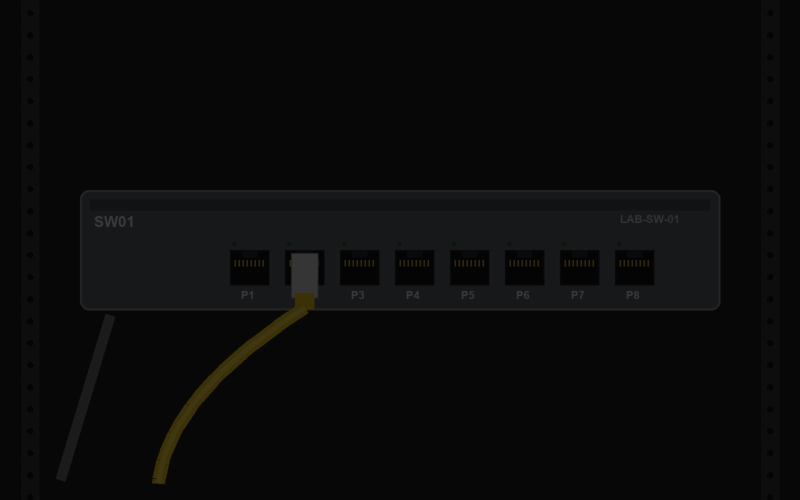
#> input picture fixtures/telecom-lab/eval/images/a02-dark.jpg, 1600 x 1000 px (shown at 1/2 size)
$ python image_quality.py --image ../../fixtures/telecom-lab/eval/images/a02-dark.jpg
#> lines starting #> are read from the running program, lines starting #| are printed output that depends on the picture
#!/usr/bin/env python3
"""Internal sidecar: measure image-quality signals for an uploaded photo (T6.1).

Usage:  python image_quality.py --image photo.jpg
Output: one JSON object with the decoded size, the variance of a 3x3 Laplacian on a grey copy downscaled to at most
        1024 px on the long side (low = blurrier), the mean grey level 0-255, and a 64-bit difference hash (dHash) as
        16 hex digits. Blur and luminance are signals only. The dHash feeds change evidence (VK-T26): Core compares
        Hamming distances; this script only measures. Never exposed over the network.
"""
from __future__ import annotations

import argparse
import json
import sys

import PIL
from PIL import Image, ImageFilter, ImageStat

VERSION = "image-quality/2 (pillow " + PIL.__version__ + ")"
MAX_SIDE = 1024
# Refuse to decode anything larger than the API's own pixel cap; Pillow's default only warns.
Image.MAX_IMAGE_PIXELS = 50_000_000


def dhash64(grey: Image.Image) -> str:
    """Difference hash: 9x8 grey thumbnail, one bit per horizontal neighbour comparison, row-major, MSB first."""
    small = grey.resize((9, 8), Image.Resampling.LANCZOS)
    px = list(small.tobytes())  # mode "L": one byte per pixel, row-major
    bits = 0
    for row in range(8):
        for col in range(8):
            bits = (bits << 1) | (1 if px[row * 9 + col] > px[row * 9 + col + 1] else 0)
    return f"{bits:016x}"


def measure(path: str) -> dict:
    img = Image.open(path)
#> img is the input picture: PIL image 1600x1000 RGB; mean R, G, B 10.6, 10.6, 10.6
    img.load()
    width, height = img.size
#> width = 1600; height = 1000
    grey = img.convert("L")
    scale = MAX_SIDE / max(width, height)
#> scale = 0.64
    if scale < 1:
        grey = grey.resize((max(1, round(width * scale)), max(1, round(height * scale))), Image.Resampling.BILINEAR)
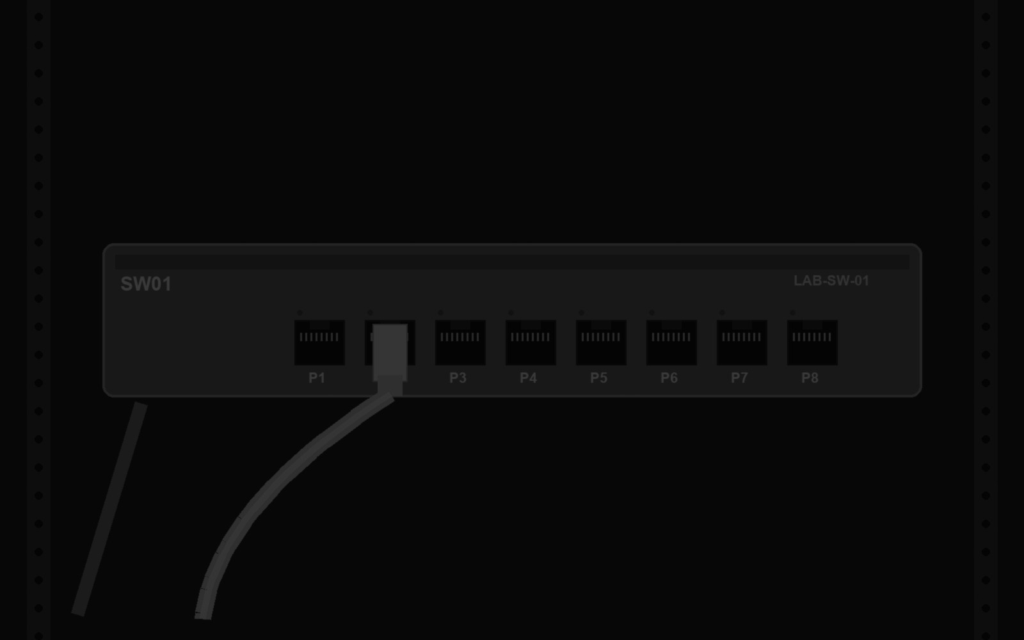
#> grey: PIL image 1024x640 L; min 2, max 59, mean 10.6
    # Offset 128 keeps negative responses; extremes clip at 0/255, which only lowers the variance of very sharp edges.
    laplacian = grey.filter(ImageFilter.Kernel((3, 3), [0, 1, 0, 1, -4, 1, 0, 1, 0], scale=1, offset=128))
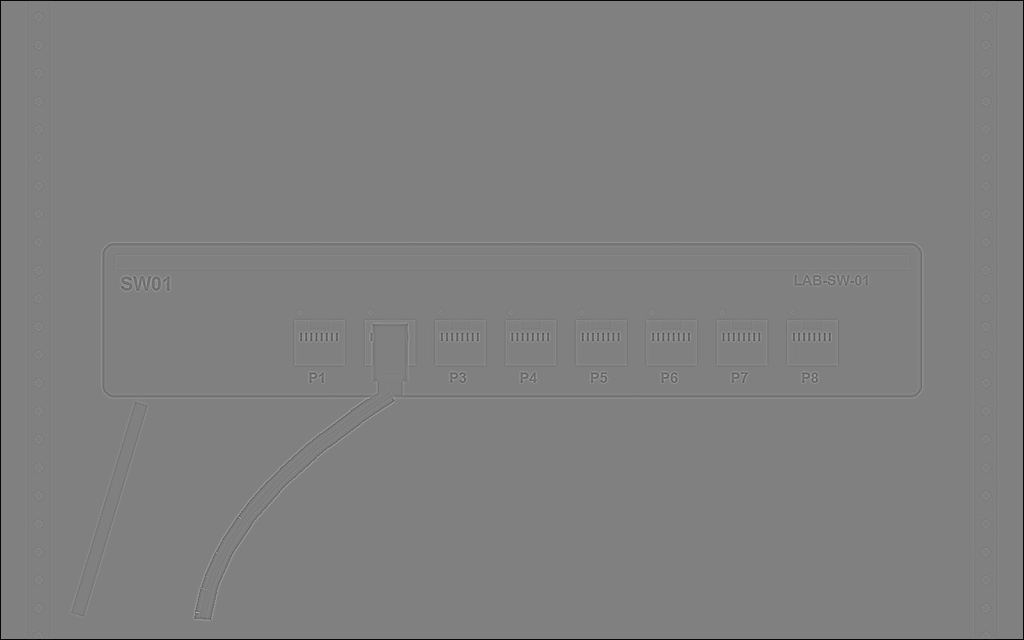
#> laplacian: PIL image 1024x640 L; min 3, max 182, mean 127.4
    return {
        "width": width,
        "height": height,
        "blurLaplacianVariance": round(ImageStat.Stat(laplacian).var[0], 3),
        "meanLuminance": round(ImageStat.Stat(grey).mean[0], 3),
        "dhash64": dhash64(img.convert("L")),
        "version": VERSION,
    }
#> in dhash64, `px = list(small.tobytes())  # mode "L": one byte per pixel, row-major`: px = 72 values, max 27 at index 39, min 5 at index 57, mean 10.68
#> after the loop in dhash64, `for row in range(8):`: bits = 9259401183203827808


def main() -> int:
    ap = argparse.ArgumentParser()
    ap.add_argument("--image", required=True)
    a = ap.parse_args()
    try:
        print(json.dumps(measure(a.image)))
    except Exception as ex:  # decoding errors become a typed error, never a stack trace on stdout
        print(json.dumps({"error": type(ex).__name__ + ": " + str(ex)}))
        return 2
    return 0


if __name__ == "__main__":
    sys.exit(main())
#> (the program exits here)
